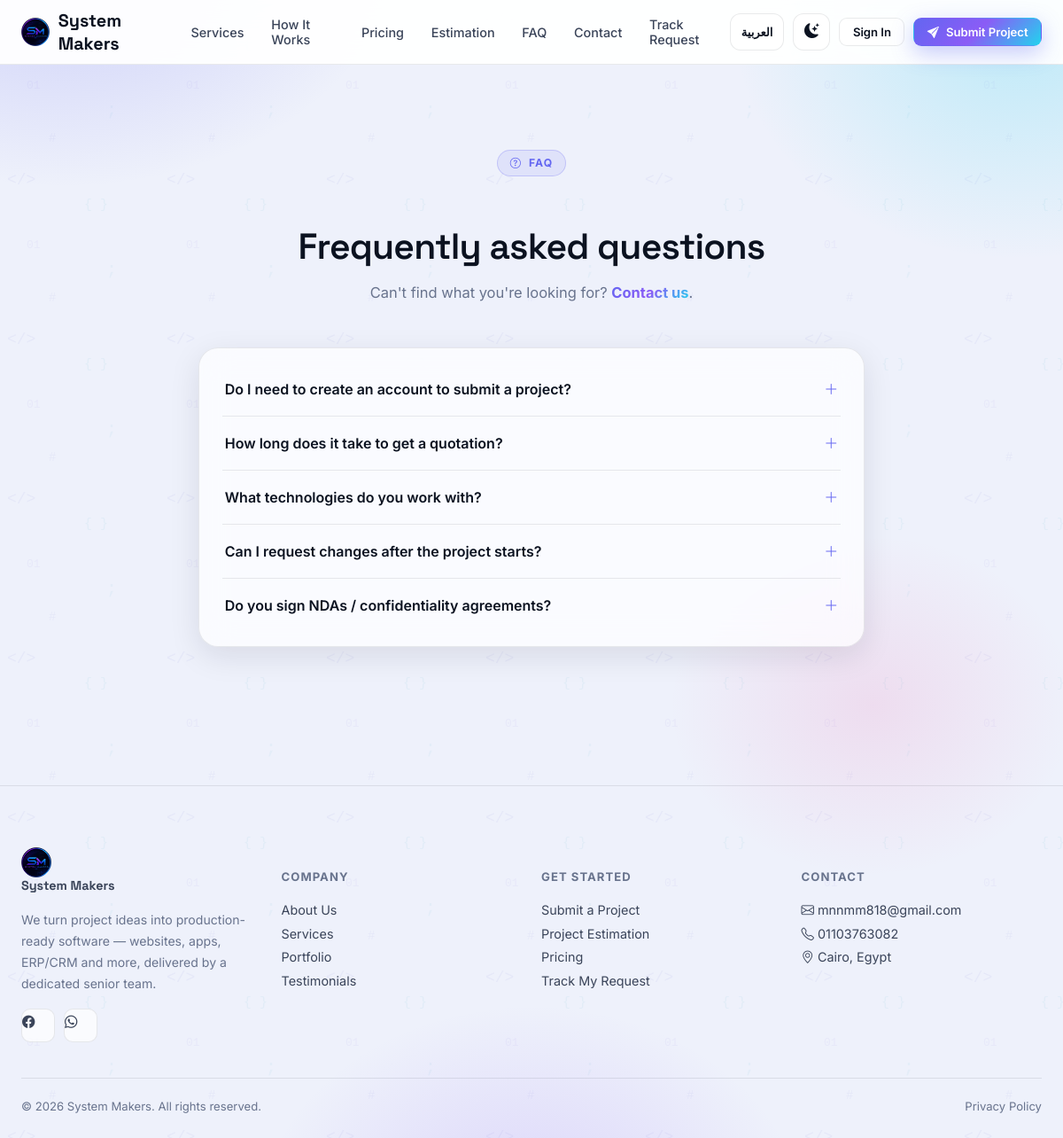
Page /faq on the committed database.
### app/models/content.py (models this page shows, shortened)
class FAQ(db.Model):
    __tablename__ = "faqs"
    id = db.Column(db.Integer, primary_key=True)
    question = db.Column(db.String(255), nullable=False)
    answer = db.Column(db.Text, nullable=False)
    order = db.Column(db.Integer, default=0)
    is_active = db.Column(db.Boolean, default=True)

class SiteSetting(db.Model):
    __tablename__ = "site_settings"
    id = db.Column(db.Integer, primary_key=True)
    key = db.Column(db.String(100), unique=True, nullable=False)
    value = db.Column(db.Text)
    updated_at = db.Column(db.DateTime, default=lambda: datetime.now(timezone.utc),
                            onupdate=lambda: datetime.now(timezone.utc))
    @staticmethod
    def get(key, default=""):
        row = SiteSetting.query.filter_by(key=key).first()
        return row.value if row else default

### app/routes/main.py (the view)
@main_bp.route("/faq")
def faq():
    faqs = FAQ.query.filter_by(is_active=True).order_by(FAQ.order).all()
    return render_template("public/faq.html", faqs=faqs)

### app/routes/main.py (called while the page is built)
@main_bp.context_processor
def inject_globals():
    return {
        "site_settings": {
            "contact_email": SiteSetting.get("contact_email", current_app.config["PROJECT_MANAGER_EMAIL"]),
            "contact_phone": SiteSetting.get("contact_phone", current_app.config["PROJECT_MANAGER_PHONE"]),
            "contact_address": SiteSetting.get("contact_address", "Cairo, Egypt"),
            "company_name": current_app.config["COMPANY_NAME"],
            "facebook_url": SiteSetting.get("facebook_url", ""),
            "whatsapp_number": SiteSetting.get("whatsapp_number", ""),
        }
    }

### app/translations.py (called while the page is built)
def get_translator(lang: str):
    table = TRANSLATIONS.get(lang, TRANSLATIONS["en"])
    fallback = TRANSLATIONS["en"]
    def t(key: str) -> str:
        return table.get(key) or fallback.get(key) or key
    return t

### app/templates/public/faq.html (shortened to what this page needs)
{% extends "layout_public.html" %}
{% block content %}
<section class="section">
  <div class="container-xl" style="max-width:800px;">
    <div style="text-align:center; margin-bottom:48px;" class="reveal">
      <div class="eyebrow" style="margin-left:auto;margin-right:auto;"><i class="bi bi-question-circle"></i> {{ t('faq_eyebrow') }}</div>
      <h1 class="section-title">{{ t('faq_title') }}</h1>
      <p class="section-sub" style="margin:0 auto;">{{ t('faq_not_found') }} <a href="{{ url_for('main.contact') }}" class="text-grad" style="font-weight:700;">{{ t('faq_contact_link') }}</a>.</p>
    </div>
    <div class="glass reveal" style="padding:1rem 1.6rem;">
      {% for f in faqs %}
      <div class="acc-item">
        <button class="acc-btn">{{ f.question }} <i class="bi bi-plus-lg"></i></button>
      </div>
      {% else %}
      <div class="empty-state"><i class="bi bi-question-circle"></i><p>{{ t('faq_empty') }}</p></div>
      {% endfor %}
    </div>
  </div>
</section>
{% endblock %}

### app/templates/partials/footer.html
<footer class="footer">
  <div class="container-xl">
    <div class="grid-4" style="margin-bottom:40px;">
      <div>
        <a href="{{ url_for('main.home') }}" class="brand" style="margin-bottom:14px;">
          <span class="brand-mark" style="background:transparent; box-shadow:none;"><img src="{{ url_for('static', filename='images/brand/logo_256.png') }}" alt="System Makers" style="width:100%;height:100%;object-fit:contain;"></span>
          {{ site_settings.company_name if site_settings else 'System Makers' }}
        </a>
        <p class="text-muted-2" style="font-size:.88rem; line-height:1.7; max-width:280px;">
          {{ t('footer_tagline') }}
        </p>
        <div style="display:flex; gap:10px; margin-top:16px;">
          {% if site_settings.facebook_url %}
          <a href="{{ site_settings.facebook_url }}" target="_blank" rel="noopener" class="social-icon" title="Facebook"><i class="bi bi-facebook"></i></a>
          {% endif %}
          {% if site_settings.whatsapp_number %}
          <a href="https://wa.me/{{ site_settings.whatsapp_number | replace(' ', '') | replace('+', '') | replace('-', '') }}" target="_blank" rel="noopener" class="social-icon" title="WhatsApp"><i class="bi bi-whatsapp"></i></a>
          {% endif %}
        </div>
      </div>
      <div>
        <h6>{{ t('footer_company') }}</h6>
        <a href="{{ url_for('main.home') }}#about">{{ t('footer_about') }}</a>
        <a href="{{ url_for('main.services') }}">{{ t('nav_services') }}</a>
        <a href="{{ url_for('main.home') }}#portfolio">{{ t('footer_portfolio') }}</a>
        <a href="{{ url_for('main.home') }}#testimonials">{{ t('footer_testimonials') }}</a>
      </div>
      <div>
        <h6>{{ t('footer_get_started') }}</h6>
        <a href="{{ url_for('main.project_request') }}">{{ t('footer_submit_project') }}</a>
        <a href="{{ url_for('main.estimation') }}">{{ t('footer_estimation') }}</a>
        <a href="{{ url_for('main.pricing') }}">{{ t('nav_pricing') }}</a>
        <a href="{{ url_for('main.track_request') }}">{{ t('footer_track') }}</a>
      </div>
      <div>
        <h6>{{ t('footer_contact') }}</h6>
        <a href="mailto:{{ site_settings.contact_email if site_settings else '' }}">
          <i class="bi bi-envelope"></i> {{ site_settings.contact_email if site_settings else 'contact@clientflow.local' }}
        </a>
        <a href="tel:{{ site_settings.contact_phone if site_settings else '' }}">
          <i class="bi bi-telephone"></i> {{ site_settings.contact_phone if site_settings else '' }}
        </a>
        <a href="#"><i class="bi bi-geo-alt"></i> {{ site_settings.contact_address if site_settings else 'Cairo, Egypt' }}</a>
      </div>
    </div>
    <div class="divider"></div>
    <div style="display:flex; justify-content:space-between; flex-wrap:wrap; gap:10px;">
      <span class="text-muted-2" style="font-size:.82rem;">© {{ current_year }} {{ site_settings.company_name if site_settings else 'System Makers' }}. {{ t('footer_rights') }}</span>
      <div style="display:flex; gap:18px; align-items:center;">
        <a href="{{ url_for('main.privacy_policy') }}" class="text-muted-2" style="font-size:.82rem; padding:0;">{{ t('footer_privacy') }}</a>
      </div>
    </div>
  </div>
</footer>

### rows in the picture
FAQ: question "Do I need to create an account to submit a project?"
FAQ: question "How long does it take to get a quotation?"
FAQ: question "What technologies do you work with?"
FAQ: question "Can I request changes after the project starts?"
FAQ: question "Do you sign NDAs / confidentiality agreements?"
SiteSetting: value "mnnmm818@gmail.com"
SiteSetting: value "01103763082"
SiteSetting: value "Cairo, Egypt"

### other values in the picture
{{ site_settings.company_name if site_settings else 'System Makers' }} "System Makers"
{{ t('nav_services') }} "Services"
{{ t('nav_how_it_works') }} "How It Works"
{{ t('nav_pricing') }} "Pricing"
{{ t('nav_estimation') }} "Estimation"
{{ t('nav_faq') }} "FAQ"
{{ t('nav_contact') }} "Contact"
{{ t('nav_track') }} "Track Request"
{{ t('lang_switch') }} "العربية"
{{ t('nav_sign_in') }} "Sign In"
{{ t('nav_submit_project') }} "Submit Project"
{{ t('faq_eyebrow') }} "FAQ"
{{ t('faq_title') }} "Frequently asked questions"
{{ t('faq_not_found') }} "Can't find what you're looking for?"
{{ t('footer_tagline') }} "We turn project ideas into production-ready software — websites, apps, ERP/CRM and more, delivered by a dedicated senior team."
